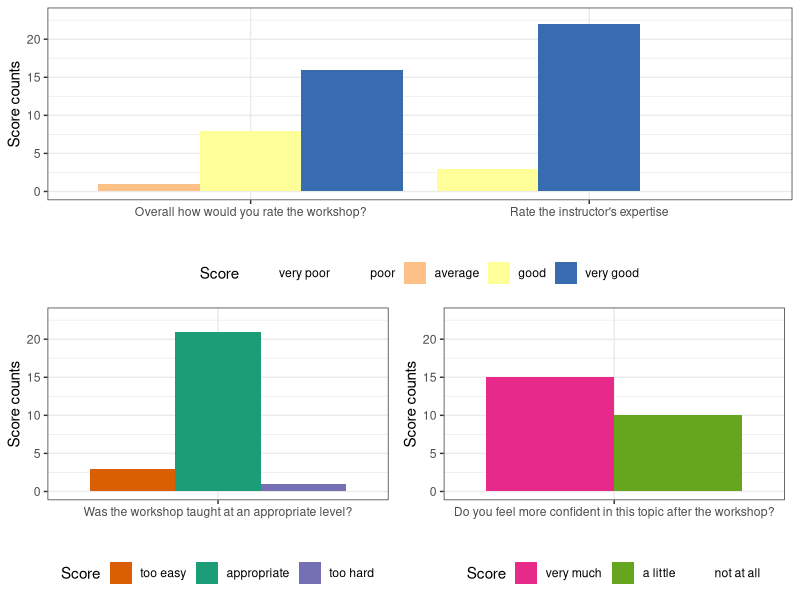

Generate this figure with R:
## ---- chunk 1
knitr::opts_chunk$set(echo = TRUE,
                      cache=TRUE,
                      comment = "#>",
                      collapse = TRUE,
                      fig.align = "center",
                      fig.pos = 'h',
                      out.width = "80%")
## ---- chunk 2
library(tidyverse)
## ---- chunk 3
survey <- read_csv("2020_Evaluations_DataVisualR_HMeyer.csv", skip = 2,
                   col_names = FALSE)
## ---- chunk 4
tb <- survey[1:5,] %>%
    column_to_rownames("X1") %>%
    t %>%
    as_tibble %>%
    select(-starts_with("Q1")) %>%
    mutate_each(funs(as.integer)) %>%
    pivot_longer(col=starts_with("Q"), names_to = "question_long",
                 values_to="score") %>%
    mutate(question=gsub("Q(\\d).*", "\\1", question_long)) %>%
    mutate(question_long=gsub("Q\\d\\.  (.*)", "\\1", question_long)) %>%
    drop_na
## ---- chunk 5
q3 <- tb %>%
    filter(question == 3) %>% 
    mutate(factorscores=factor(score, levels=1:3,
                               labels=c("too easy", "appropriate", "too hard")))
q2q4 <- tb %>%
    filter(question %in% c(2,4)) %>% 
    mutate(factorscores=factor(score, levels=1:5,
                               labels=c("very poor", "poor", "average",
                                        "good", "very good")))

q5 <- tb %>%
    filter(question == 5) %>% 
    mutate(factorscores=factor(score, levels=1:3,
                               labels=c("very much", "a little", "not at all")))

## ---- chunk 6
q2q4_plot <- ggplot(data=q2q4,
                        aes(x=question_long, fill=factorscores))
q2q4_plot <- q2q4_plot + geom_bar(position=position_dodge(preserve = "single")) +
    scale_fill_brewer(type="qual", drop=FALSE) + 
    coord_cartesian(ylim=c(0,23)) +
    labs(x="", 
         y="Score counts",
         fill="Score") +
    theme_bw() +
    theme(legend.position = "bottom")

q3_plot <- ggplot(data=q3,
                        aes(x=question_long, fill=factorscores))
q3_plot <- q3_plot + geom_bar(position=position_dodge(preserve = "single")) +
    scale_fill_manual(values=c( "#d95f02", "#1b9e77","#7570b3"), drop=FALSE) + 
    coord_cartesian(ylim=c(0,23)) +
    labs(x="", 
         y="Score counts",
         fill="Score") +
    theme_bw() +
    theme(legend.position = "bottom")


q5_plot <- ggplot(data=q5,
                        aes(x=question_long, fill=factorscores))
q5_plot <- q5_plot + geom_bar(position=position_dodge(preserve = "single")) +
    scale_fill_manual(values=c("#e7298a","#66a61e", "#e6ab02"), drop=FALSE) + 
    scale_x_discrete(labels="Do you feel more confident in this topic after the workshop?") +
    coord_cartesian(ylim=c(0,23)) +
    labs(x="", 
         y="Score counts",
         fill="Score") +
    theme_bw() +
    theme(legend.position = "bottom")
## ---- chunk 7
cowplot::plot_grid(q2q4_plot,
                   cowplot::plot_grid(q3_plot, q5_plot, nrow=1), 
                   nrow=2,
                   align="v",
                   axis="r")
